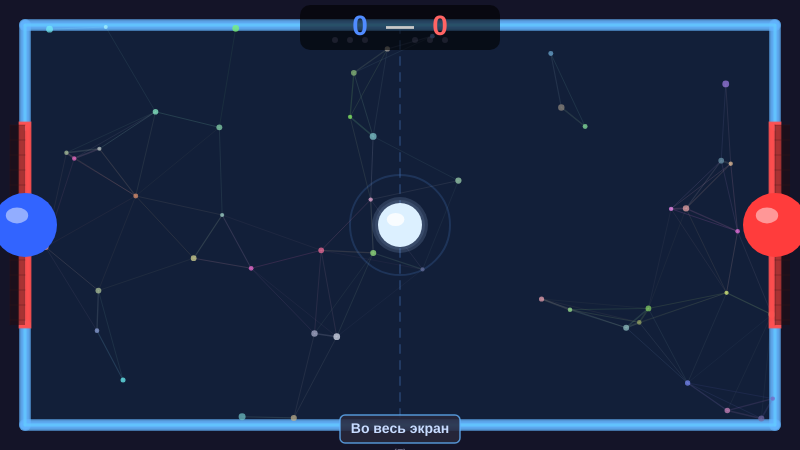
Frame 1 (no input)
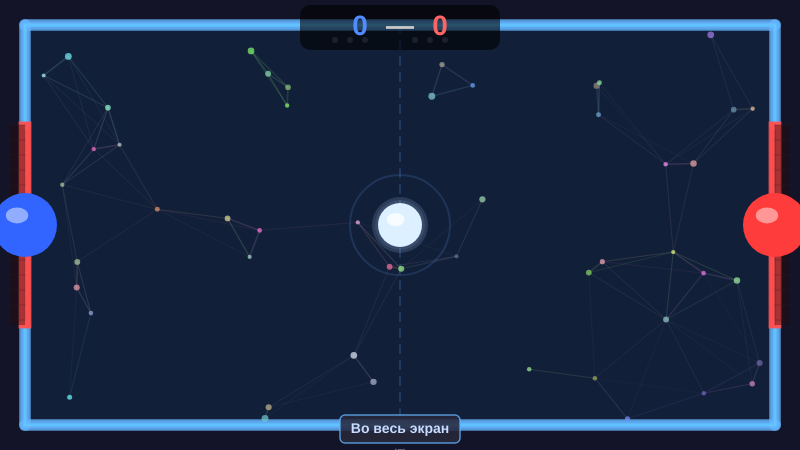
Frame 60 (no input)
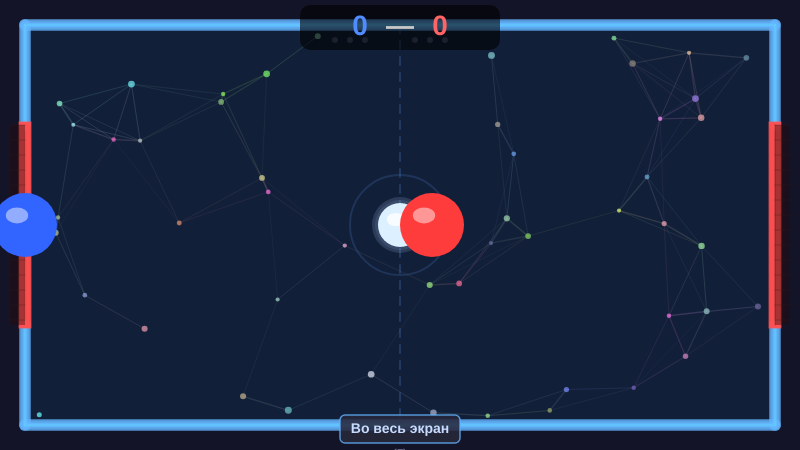
Frame 120 (the mouse pressed at the canvas centre since frame 60)

The p5.js sketch that drew these frames (run headless with seeded random() and noise() and a simulated clock; from frame 60 on, the mouse is pressed at the canvas centre):

// p5.js sketch
// ── sketch.js
// Игра "Аэрохоккей"
// Логический размер 800x450, масштабирование, кнопка полноэкранного режима
// Обратный отсчёт только в самом начале (без затемнения), пауза 1 сек после гола without countdown

let LOGIC_W = 800;
let LOGIC_H = 450;

let padding = 25;
let goalHeight = 200;
let maxScore = 3;

// Границы игрового поля (логические координаты)
let fieldLeft, fieldRight, fieldTop, fieldBottom;
let goalTop, goalBottom;

// Свойства игроков
let playerRadius = 32;
let leftPlayer, rightPlayer;
let playerSpeed = 8;

// Свойства шайбы
let puck;
let puckRadius = 22;
let puckBaseSpeed = 7;
let puckSpeedMultiplier = 1;

// Счёт
let leftScore = 0;
let rightScore = 0;

// Состояние игры
let gameOver = false;
let winner = '';
let gameActive = false;      // true когда шайба движется
let countdown = 0;           // 3,2,1,0 для начального отсчёта
let countdownTimer = 0;      // таймер для начального отсчёта
let freezeTimer = 0;         // таймер для паузы после гола

// Фоновые частицы (логические координаты)
let backgroundPoints = [];
let numPoints = 50;
let maxLineDist = 110;

// Прямоугольник кнопки полноэкранного режима (логические координаты)
let buttonRect;

function setup() {
  createCanvas(LOGIC_W, LOGIC_H);
  calculateField();         // рассчитать границы поля
  initPlayersAndPuck();     // инициализировать игроков и шайбу
  initBackgroundPoints();   // инициализировать фоновые точки
  initButton();             // инициализировать кнопку
  startInitialCountdown();  // только при запуске программы
}

function calculateField() {
  // Установка границ игрового поля
  fieldLeft = padding;
  fieldRight = LOGIC_W - padding;
  fieldTop = padding;
  fieldBottom = LOGIC_H - padding;
  // Ворота по центру по вертикали
  goalTop = (LOGIC_H - goalHeight) / 2;
  goalBottom = goalTop + goalHeight;
}

function initButton() {
  buttonRect = {
    x: LOGIC_W / 2 - 60,
    y: LOGIC_H - 35,
    w: 120,
    h: 28
  };
}

function initPlayersAndPuck() {
  // Синий игрок (слева)
  leftPlayer = {
    x: fieldLeft,
    y: LOGIC_H / 2,
    targetX: fieldLeft,
    targetY: LOGIC_H / 2,
    color: [50, 100, 255],
    side: 'left'
  };
  // Красный игрок (справа)
  rightPlayer = {
    x: fieldRight,
    y: LOGIC_H / 2,
    targetX: fieldRight,
    targetY: LOGIC_H / 2,
    color: [255, 60, 60],
    side: 'right'
  };
  resetPuckPosition();  // сбросить позицию шайбы
}

function initBackgroundPoints() {
  // Создание фоновых частиц с случайными параметрами
  backgroundPoints = [];
  for (let i = 0; i < numPoints; i++) {
    backgroundPoints.push({
      x: random(fieldLeft, fieldRight),
      y: random(fieldTop, fieldBottom),
      vx: random(-1.2, 1.2),   // скорость по X
      vy: random(-1.2, 1.2),   // скорость по Y
      radius: random(2, 3.5),   // радиус частицы
      color: [random(100, 255), random(100, 255), random(100, 255)]  // случайный цвет
    });
  }
}

function resetPuckPosition() {
  // Сброс шайбы в центр поля
  puck = {
    x: LOGIC_W / 2,
    y: LOGIC_H / 2,
    vx: 0,
    vy: 0,
    color: [255,255,255],
    glowColor: [200,220,255]
  };
}

function startInitialCountdown() {
  // Начальный обратный отсчёт перед стартом игры
  countdown = 3;
  countdownTimer = millis();
  gameActive = false;      // игра не активна во время отсчёта
  freezeTimer = 0;
  resetPuckPosition();
  puck.vx = 0;
  puck.vy = 0;
}

function startGameplay() {
  // Запуск игры после отсчёта
  gameActive = true;
  // Случайное направление шайбы в начале
  let targetSide = random() < 0.5 ? 'left' : 'right';
  let targetX = targetSide === 'left' ? fieldLeft : fieldRight;
  let targetY = random(goalTop + puckRadius, goalBottom - puckRadius);
  let startX = LOGIC_W / 2;
  let startY = LOGIC_H / 2;
  let dx = targetX - startX;
  let dy = targetY - startY;
  let dist = sqrt(dx*dx+dy*dy);
  // Нормализация вектора скорости
  puck.vx = (dx/dist) * puckBaseSpeed;
  puck.vy = (dy/dist) * puckBaseSpeed;
  puckSpeedMultiplier = 1;
  countdownTimer = 0; // завершить отображение отсчёта
}

function releasePuckAfterFreeze() {
  // Освобождение шайбы после паузы (забитый гол)
  gameActive = true;
  freezeTimer = 0;
  // Дать случайное направление
  let targetSide = random() < 0.5 ? 'left' : 'right';
  let targetX = targetSide === 'left' ? fieldLeft : fieldRight;
  let targetY = random(goalTop + puckRadius, goalBottom - puckRadius);
  let startX = LOGIC_W / 2;
  let startY = LOGIC_H / 2;
  let dx = targetX - startX;
  let dy = targetY - startY;
  let dist = sqrt(dx*dx+dy*dy);
  puck.vx = (dx/dist) * puckBaseSpeed;
  puck.vy = (dy/dist) * puckBaseSpeed;
  puckSpeedMultiplier = 1;
}

function handleGoal(whichPlayer) {
  // Обработка забитого гола
  if (whichPlayer === 'left') {
    leftScore++;  // гол синим (левым) в ворота красного
    if (leftScore >= maxScore) {
      gameOver = true;
      winner = 'Blue';
      gameActive = false;
      return;
    }
  } else {
    rightScore++;  // гол красным (правым) в ворота синего
    if (rightScore >= maxScore) {
      gameOver = true;
      winner = 'Red';
      gameActive = false;
      return;
    }
  }
  // Остановить шайбу в центре на 1 секунду
  gameActive = false;
  resetPuckPosition();
  freezeTimer = millis();
}

function updateBackgroundPoints() {
  // Обновление позиций фоновых частиц и отскок от стен
  for (let p of backgroundPoints) {
    p.x += p.vx;
    p.y += p.vy;
    // Отскок от левой стены
    if (p.x - p.radius < fieldLeft) {
      p.x = fieldLeft + p.radius;
      p.vx = abs(p.vx);
    }
    // Отскок от правой стены
    if (p.x + p.radius > fieldRight) {
      p.x = fieldRight - p.radius;
      p.vx = -abs(p.vx);
    }
    // Отскок от верхней стены
    if (p.y - p.radius < fieldTop) {
      p.y = fieldTop + p.radius;
      p.vy = abs(p.vy);
    }
    // Отскок от нижней стены
    if (p.y + p.radius > fieldBottom) {
      p.y = fieldBottom - p.radius;
      p.vy = -abs(p.vy);
    }
  }
}

function drawBackgroundPointsAndLines() {
  strokeWeight(1);
  // Отрисовка линий между близкими частицами
  for (let i = 0; i < backgroundPoints.length; i++) {
    for (let j = i + 1; j < backgroundPoints.length; j++) {
      let p1 = backgroundPoints[i];
      let p2 = backgroundPoints[j];
      let d = dist(p1.x, p1.y, p2.x, p2.y);
      if (d < maxLineDist) {
        // Толщина линии зависит от расстояния
        let lineWeight = map(d, 0, maxLineDist, 2, 0.3);
        let c1 = p1.color;
        let c2 = p2.color;
        // Средний цвет для линии
        stroke((c1[0]+c2[0])/2, (c1[1]+c2[1])/2, (c1[2]+c2[2])/2, 40);
        strokeWeight(lineWeight);
        line(p1.x, p1.y, p2.x, p2.y);
      }
    }
  }
  // Отрисовка самих частиц
  noStroke();
  for (let p of backgroundPoints) {
    fill(p.color[0], p.color[1], p.color[2], 180);
    ellipse(p.x, p.y, p.radius * 2);
  }
}

function draw() {
  push();
  let scaleX = width / LOGIC_W;
  let scaleY = height / LOGIC_H;
  let scaleFactor = min(scaleX, scaleY);
  let offsetX = (width - LOGIC_W * scaleFactor) / 2;
  let offsetY = (height - LOGIC_H * scaleFactor) / 2;
  translate(offsetX, offsetY);
  scale(scaleFactor);
  
  background(20, 20, 40);

  // Обновление таймеров
  if (!gameOver && freezeTimer > 0) {
    if (millis() - freezeTimer >= 1000) {
      releasePuckAfterFreeze();
    }
  }

  if (!gameOver && countdownTimer > 0 && countdown > 0) {
    let elapsed = millis() - countdownTimer;
    if (elapsed >= 1000) {
      countdown--;
      countdownTimer = millis();
      if (countdown === 0) {
        startGameplay();
      }
    }
  }

  // Обновление игроков и шайбы
  if (!gameOver) {
    movePlayer(leftPlayer);
    movePlayer(rightPlayer);
    if (gameActive) {
      updatePuck();
    }
  }
  
  updateBackgroundPoints();
  
  drawField();
  drawGlowBorders();
  drawBackgroundPointsAndLines();
  drawGoals();
  drawPuck();
  drawPlayer(leftPlayer);
  drawPlayer(rightPlayer);
  drawScore();
  drawFullscreenButton();
  
  if (gameOver) {
    drawGameOver();
  } else if (countdownTimer > 0 && countdown > 0 && !gameActive) {
    // показывать цифры отсчёта только в начале, без затемнения
    drawCountdown();
  }
  
  pop();
}

function movePlayer(player) {
  let dx = player.targetX - player.x;
  let dy = player.targetY - player.y;
  let dist = sqrt(dx*dx+dy*dy);
  if (dist > 1) {
    let speed = playerSpeed;
    if (dist < speed) {
      player.x = player.targetX;
      player.y = player.targetY;
    } else {
      player.x += dx/dist * speed;
      player.y += dy/dist * speed;
    }
  }
  if (player.side === 'left') {
    player.x = constrain(player.x, fieldLeft, LOGIC_W/2 - playerRadius);
  } else {
    player.x = constrain(player.x, LOGIC_W/2 + playerRadius, fieldRight);
  }
  player.y = constrain(player.y, fieldTop + playerRadius, fieldBottom - playerRadius);
}

function updatePuck() {
  let currentSpeed = puckBaseSpeed * puckSpeedMultiplier;
  let speedMag = sqrt(puck.vx*puck.vx + puck.vy*puck.vy);
  if (speedMag > 0) {
    let nvx = puck.vx / speedMag;
    let nvy = puck.vy / speedMag;
    puck.vx = nvx * currentSpeed;
    puck.vy = nvy * currentSpeed;
  }
  puck.x += puck.vx;
  puck.y += puck.vy;

  // Отскок от верхней стены
  if (puck.y - puckRadius < fieldTop) {
    puck.y = fieldTop + puckRadius;
    puck.vy = abs(puck.vy);
  }
  // Отскок от нижней стены
  if (puck.y + puckRadius > fieldBottom) {
    puck.y = fieldBottom - puckRadius;
    puck.vy = -abs(puck.vy);
  }

  // Голы (шайба в ворота)
  if (puck.x - puckRadius <= fieldLeft && puck.y > goalTop && puck.y < goalBottom) {
    handleGoal('right');
    return;
  }
  if (puck.x + puckRadius >= fieldRight && puck.y > goalTop && puck.y < goalBottom) {
    handleGoal('left');
    return;
  }

  // Левая/правая стены (не ворота)
  if (puck.x - puckRadius < fieldLeft && !(puck.y > goalTop && puck.y < goalBottom)) {
    puck.x = fieldLeft + puckRadius;
    puck.vx = abs(puck.vx);
  }
  if (puck.x + puckRadius > fieldRight && !(puck.y > goalTop && puck.y < goalBottom)) {
    puck.x = fieldRight - puckRadius;
    puck.vx = -abs(puck.vx);
  }

  checkPlayerCollision(leftPlayer);
  checkPlayerCollision(rightPlayer);
}

function checkPlayerCollision(player) {
  let dx = puck.x - player.x;
  let dy = puck.y - player.y;
  let dist = sqrt(dx*dx+dy*dy);
  let minDist = playerRadius + puckRadius;
  if (dist < minDist && dist > 0) {
    let overlap = minDist - dist;
    let nx = dx/dist;
    let ny = dy/dist;
    puck.x += nx*overlap;
    puck.y += ny*overlap;
    let dot = puck.vx*nx + puck.vy*ny;
    let pdx = player.targetX - player.x;
    let pdy = player.targetY - player.y;
    let playerMoving = sqrt(pdx*pdx+pdy*pdy) > 1;
    if (dot < 0) {
      puck.vx -= 2*dot*nx;
      puck.vy -= 2*dot*ny;
    }
    if (playerMoving) {
      let spd = sqrt(pdx*pdx+pdy*pdy);
      puck.vx += pdx / max(spd,1) * 2;
      puck.vy += pdy / max(spd,1) * 2;
    }
    let newSpeed = sqrt(puck.vx*puck.vx + puck.vy*puck.vy);
    let minS = puckBaseSpeed * puckSpeedMultiplier * 0.7;
    if (newSpeed < minS) {
      puck.vx = puck.vx/newSpeed * minS;
      puck.vy = puck.vy/newSpeed * minS;
    }
  }
}

function mousePressed() {
  let scaleX = width / LOGIC_W;
  let scaleY = height / LOGIC_H;
  let scaleFactor = min(scaleX, scaleY);
  let offsetX = (width - LOGIC_W * scaleFactor) / 2;
  let offsetY = (height - LOGIC_H * scaleFactor) / 2;
  let logicalX = (mouseX - offsetX) / scaleFactor;
  let logicalY = (mouseY - offsetY) / scaleFactor;

  // Кнопка полноэкранного режима
  if (logicalX >= buttonRect.x && logicalX <= buttonRect.x + buttonRect.w &&
      logicalY >= buttonRect.y && logicalY <= buttonRect.y + buttonRect.h) {
    toggleFullscreen();
    return;
  }

  if (logicalX < 0 || logicalX > LOGIC_W || logicalY < 0 || logicalY > LOGIC_H) return;

  if (gameOver) {
    // Сброс всей игры
    leftScore = 0;
    rightScore = 0;
    gameOver = false;
    winner = '';
    startInitialCountdown();
    leftPlayer.targetX = fieldLeft;
    leftPlayer.targetY = LOGIC_H/2;
    rightPlayer.targetX = fieldRight;
    rightPlayer.targetY = LOGIC_H/2;
    return;
  }

  // Запретить перемещение игроков во время отсчёта или паузы
  if (!gameActive && (countdownTimer > 0 || freezeTimer > 0)) return;

  if (logicalX < LOGIC_W/2) {
    leftPlayer.targetX = constrain(logicalX, fieldLeft, LOGIC_W/2 - playerRadius);
    leftPlayer.targetY = constrain(logicalY, fieldTop + playerRadius, fieldBottom - playerRadius);
  } else {
    rightPlayer.targetX = constrain(logicalX, LOGIC_W/2 + playerRadius, fieldRight);
    rightPlayer.targetY = constrain(logicalY, fieldTop + playerRadius, fieldBottom - playerRadius);
  }
}

function toggleFullscreen() {
  let fs = fullscreen();
  fullscreen(!fs);
  if (!fs) {
    resizeCanvas(windowWidth, windowHeight);
  } else {
    resizeCanvas(LOGIC_W, LOGIC_H);
  }
}

function keyPressed() {
  if (key === 'f' || key === 'F') {
    toggleFullscreen();
  }
}

function windowResized() {
  if (!fullscreen()) {
    resizeCanvas(LOGIC_W, LOGIC_H);
  } else {
    resizeCanvas(windowWidth, windowHeight);
  }
}

// ---- функции отрисовки ----
function drawField() {
  noStroke();
  fill(15,25,50);
  rect(fieldLeft, fieldTop, fieldRight-fieldLeft, fieldBottom-fieldTop, 8);
  for (let i=0;i<5;i++) {
    let alpha = map(i,0,4,30,5);
    fill(30,50,80,alpha);
    rect(fieldLeft+i*2, fieldTop+i*2, fieldRight-fieldLeft-i*4, fieldBottom-fieldTop-i*4, 8-i*0.5);
  }
  stroke(60,100,160,100);
  strokeWeight(2);
  drawingContext.setLineDash([8,8]);
  line(LOGIC_W/2, fieldTop, LOGIC_W/2, fieldBottom);
  drawingContext.setLineDash([]);
  noFill();
  stroke(60,100,160,80);
  strokeWeight(2);
  ellipse(LOGIC_W/2, LOGIC_H/2, 100, 100);
}

function drawGlowBorders() {
  noFill();
  for (let i=6;i>0;i--) {
    let alpha = map(i,0,6,30,150);
    strokeWeight(i*2);
    stroke(100,180,255,alpha);
    line(fieldLeft,fieldTop,fieldRight,fieldTop);
    line(fieldLeft,fieldBottom,fieldRight,fieldBottom);
    line(fieldLeft,fieldTop,fieldLeft,goalTop);
    line(fieldLeft,goalBottom,fieldLeft,fieldBottom);
    line(fieldRight,fieldTop,fieldRight,goalTop);
    line(fieldRight,goalBottom,fieldRight,fieldBottom);
  }
  strokeWeight(3);
  stroke(100,200,255,200);
  line(fieldLeft,fieldTop,fieldRight,fieldTop);
  line(fieldLeft,fieldBottom,fieldRight,fieldBottom);
  line(fieldLeft,fieldTop,fieldLeft,goalTop);
  line(fieldLeft,goalBottom,fieldLeft,fieldBottom);
  line(fieldRight,fieldTop,fieldRight,goalTop);
  line(fieldRight,goalBottom,fieldRight,fieldBottom);
}

function drawGoals() {
  for (let i=7;i>0;i--) {
    let alpha = map(i,0,7,30,180);
    noFill();
    strokeWeight(i);
    stroke(255,80,80,alpha);
    rect(fieldLeft-3, goalTop, 6, goalHeight);
    rect(fieldRight-3, goalTop, 6, goalHeight);
  }
  fill(40,10,10,100);
  noStroke();
  rect(fieldLeft-15, goalTop, 15, goalHeight);
  rect(fieldRight, goalTop, 15, goalHeight);
  stroke(60,20,20,80);
  strokeWeight(1);
  for (let y=goalTop; y<=goalBottom; y+=15) {
    line(fieldLeft-15, y, fieldLeft, y);
    line(fieldRight, y, fieldRight+15, y);
  }
  for (let x=fieldLeft-15; x<=fieldLeft; x+=8) {
    line(x, goalTop, x, goalBottom);
  }
  for (let x=fieldRight; x<=fieldRight+15; x+=8) {
    line(x, goalTop, x, goalBottom);
  }
}

function drawPlayer(player) {
  for (let i=3;i>0;i--) {
    let alpha = map(i,0,3,80,255);
    let r = playerRadius - i*3;
    fill(player.color[0], player.color[1], player.color[2], alpha);
    noStroke();
    ellipse(player.x, player.y, r*2);
  }
  fill(player.color[0], player.color[1], player.color[2]);
  noStroke();
  ellipse(player.x, player.y, playerRadius*2);
  fill(255,255,255,120);
  ellipse(player.x - playerRadius*0.25, player.y - playerRadius*0.3,
          playerRadius*0.7, playerRadius*0.5);
}

function drawPuck() {
  for (let i=2;i>0;i--) {
    let alpha = map(i,0,2,15,40);
    let r = puckRadius + i*3;
    fill(180,210,255,alpha);
    noStroke();
    ellipse(puck.x, puck.y, r*2);
  }
  fill(220,240,255);
  noStroke();
  ellipse(puck.x, puck.y, puckRadius*2);
  fill(255,255,255,200);
  ellipse(puck.x - puckRadius*0.2, puck.y - puckRadius*0.25,
          puckRadius*0.8, puckRadius*0.6);
}

function drawScore() {
  fill(0,0,0,150);
  noStroke();
  rect(LOGIC_W/2-100, 5, 200, 45, 10);
  textAlign(CENTER,CENTER);
  textSize(28);
  textStyle(BOLD);
  fill(80,140,255);
  text(leftScore, LOGIC_W/2-40, 27);
  fill(200,200,200);
  text('—', LOGIC_W/2, 27);
  fill(255,100,100);
  text(rightScore, LOGIC_W/2+40, 27);
  for (let i=0;i<maxScore;i++) {
    let dotX1 = LOGIC_W/2-65 + i*15;
    let dotX2 = LOGIC_W/2+15 + i*15;
    if (i<leftScore) fill(80,140,255,200);
    else fill(60,60,80,100);
    ellipse(dotX1, 40, 6, 6);
    if (i<rightScore) fill(255,100,100,200);
    else fill(60,60,80,100);
    ellipse(dotX2, 40, 6, 6);
  }
}

function drawFullscreenButton() {
  let fs = fullscreen();
  let buttonText = fs ? "Оконный" : "Во весь экран";
  fill(40, 40, 60, 220);
  stroke(100, 180, 255, 200);
  strokeWeight(1.5);
  rect(buttonRect.x, buttonRect.y, buttonRect.w, buttonRect.h, 5);
  fill(200, 220, 255);
  textSize(14);
  textAlign(CENTER, CENTER);
  noStroke();
  text(buttonText, buttonRect.x + buttonRect.w/2, buttonRect.y + buttonRect.h/2);
  fill(150, 150, 180, 180);
  textSize(10);
  text("(F)", buttonRect.x + buttonRect.w/2, buttonRect.y + buttonRect.h + 10);
}

function drawCountdown() {
  // без затемнения фона, просто большие цифры
  textAlign(CENTER, CENTER);
  textSize(250);
  fill(0, 255, 0, 255);
  text(countdown, LOGIC_W/2, LOGIC_H/2);
}

function drawGameOver() {
  fill(0,0,0,50);
  rect(0,0,LOGIC_W,LOGIC_H);
  textAlign(CENTER,CENTER);
  textSize(48);
  textStyle(BOLD);
  let winColor = winner==='Blue' ? [80,140,255] : [255,100,100];
  let winnerText = winner==='Blue' ? 'Синий' : 'Красный';
  for (let i=4;i>0;i--) {
    fill(winColor[0], winColor[1], winColor[2], 30+i*15);
    textSize(48+i*3);
    text(winnerText+' побеждает!', LOGIC_W/2, LOGIC_H/2-20);
  }
  fill(winColor[0], winColor[1], winColor[2]);
  textSize(48);
  text(winnerText+' побеждает!', LOGIC_W/2, LOGIC_H/2-20);
  fill(255,255,255,200);
  textSize(18);
  textStyle(NORMAL);
  text('Нажмите в любом месте, чтобы играть снова', LOGIC_W/2, LOGIC_H/2+40);
}
